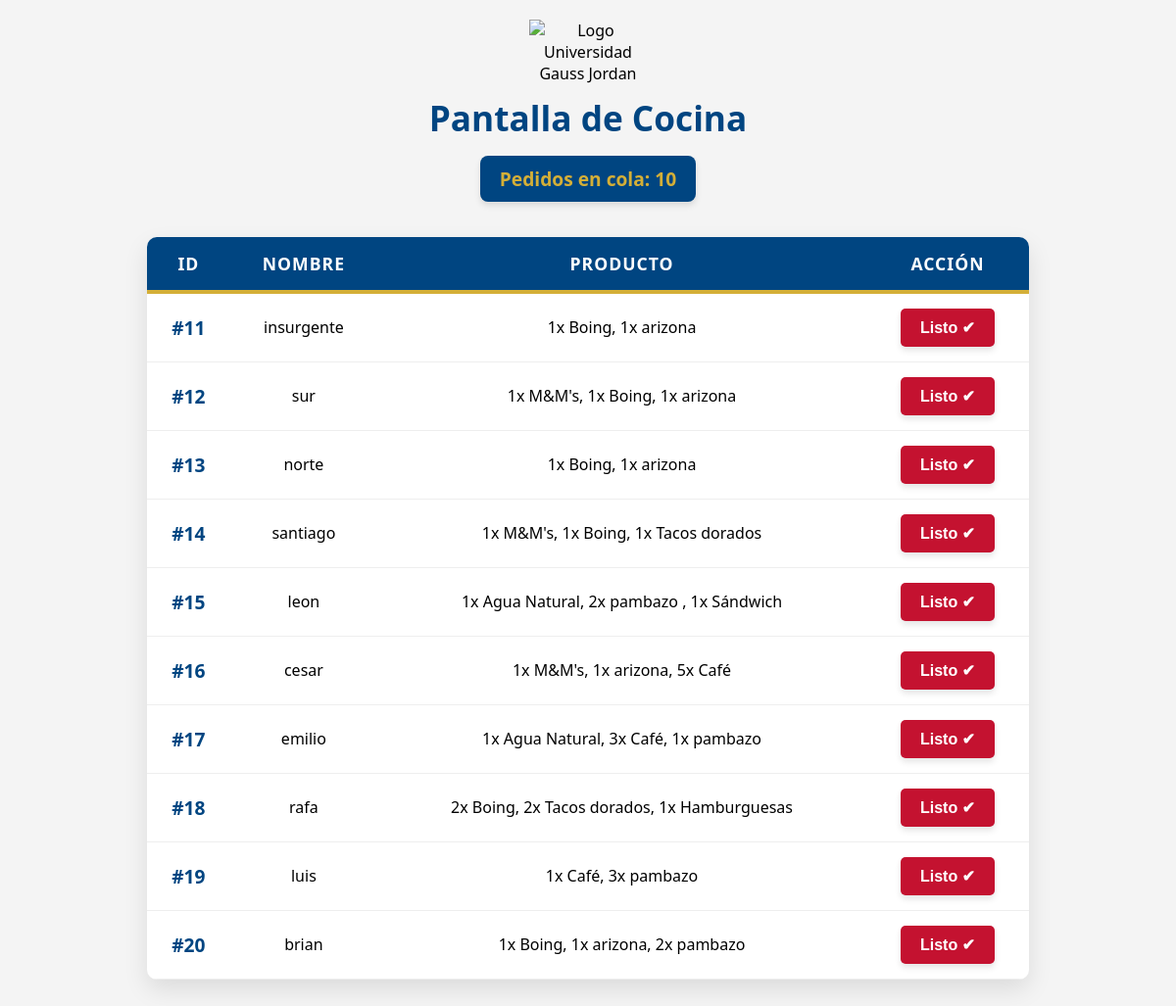
The page /cocina on the database its author committed.
### tables this page shows
CREATE TABLE Pedidos (
        id_pedido INTEGER PRIMARY KEY AUTOINCREMENT,
        nombre_cliente TEXT,
        producto TEXT,           
        fecha_pedido DATE,
        hora_pedido TIME,
        estado TEXT,
        metodo_pago TEXT,
        hora_pago TIME,
        total REAL,
        timestamp_listo TEXT   -- <--- NUEVA COLUMNA PARA EL CRONÓMETRO DE 5 MIN
    );

### rutas/cocina.py (the view)
@cocina_bp.route("/cocina")
def cocina():
    conexion = conectar_db()
    cursor = conexion.cursor()
    cursor.execute("SELECT id_pedido, nombre_cliente, producto FROM Pedidos WHERE estado='Pendiente' LIMIT 10")
    pedidos = cursor.fetchall()
    cantidad = len(pedidos)
    conexion.close()
    return render_template("cocina.html", pedidos=pedidos, cantidad=cantidad)

### db_manager.py (called while the page is built)
def conectar_db():
    return sqlite3.connect("database.db", check_same_thread=False)

### templates/cocina.html (shortened to what this page needs)
<!DOCTYPE html>
<html lang="es">
<head>
</head>
<body>
    <div class="header-cocina">
        <img src="https://gaussjordan.edu.mx/images/rrss/logo.webp" alt="Logo Universidad Gauss Jordan" class="logo">
        <h1>Pantalla de Cocina</h1>
        <h2>Pedidos en cola: {{ cantidad }}</h2>
    </div>
    <div class="tabla-contenedor">
    <table>
        <thead>
            <tr>
                <th>ID</th>
                <th>Nombre</th>
                <th>Producto</th>
                <th>Acción</th>
            </tr>
        </thead>
        <tbody id="cuerpo-tabla-cocina">
            {% for pedido in pedidos %}
            <tr>
                <td>#{{ pedido[0] }}</td>
                <td>{{ pedido[1] }}</td>
                <td>{{ pedido[2] }}</td>
                <td>
                    <form action="/pedido_listo/{{ pedido[0] }}" method="post">
                        <button type="submit">Listo ✔</button>
                    </form>
                </td>
            </tr>
            {% endfor %}
        </tbody>
    </table>
</div>
</body>
</html>

### templates/cocina.html (style rules this page uses)
body { font-family: 'Segoe UI', Tahoma, Geneva, Verdana, sans-serif; background-color: #f4f4f4; text-align: center; margin: 0; padding: 20px; }
.header-cocina { margin-bottom: 20px; }
.logo { max-width: 120px; margin-bottom: 10px; }
h1 { color: #004581; margin: 0; font-size: 2.2em; }
h2 { color: #D4AF37; background-color: #004581; display: inline-block; padding: 10px 20px; border-radius: 8px; margin-top: 15px; font-size: 1.2em; box-shadow: 0 4px 6px rgba(0,0,0,0.1); }
.tabla-contenedor { width: 80%; max-width: 900px; margin: 20px auto; background: white; border-radius: 10px; overflow: hidden; box-shadow: 0 10px 25px rgba(0,0,0,0.1); }
table { width: 100%; border-collapse: collapse; }
th, td { padding: 15px; text-align: center; }
th { background-color: #004581; color: white; font-size: 1.1em; text-transform: uppercase; letter-spacing: 1px; border-bottom: 4px solid #D4AF37; }
tr { border-bottom: 1px solid #eee; transition: background-color 0.2s; }
td:first-child { font-weight: bold; color: #004581; font-size: 1.2em; }
button { padding: 10px 20px; background-color: #C41230; color: white; border: none; border-radius: 5px; cursor: pointer; font-weight: bold; font-size: 1em; transition: transform 0.2s, background-color 0.3s; box-shadow: 0 4px 6px rgba(0,0,0,0.1); }
form { margin: 0; }

### rows shown on the page
Pedidos: id_pedido "11", nombre_cliente "insurgente", producto "1x Boing, 1x arizona"
Pedidos: id_pedido "12", nombre_cliente "sur", producto "1x M&M's, 1x Boing, 1x arizona"
Pedidos: id_pedido "13", nombre_cliente "norte", producto "1x Boing, 1x arizona"
Pedidos: id_pedido "14", nombre_cliente "santiago", producto "1x M&M's, 1x Boing, 1x Tacos dorados"
Pedidos: id_pedido "15", nombre_cliente "leon", producto "1x Agua Natural, 2x pambazo , 1x Sándwich"
Pedidos: id_pedido "16", nombre_cliente "cesar", producto "1x M&M's, 1x arizona, 5x Café"
Pedidos: id_pedido "17", nombre_cliente "emilio", producto "1x Agua Natural, 3x Café, 1x pambazo"
Pedidos: id_pedido "18", nombre_cliente "rafa", producto "2x Boing, 2x Tacos dorados, 1x Hamburguesas"
Pedidos: id_pedido "19", nombre_cliente "luis", producto "1x Café, 3x pambazo"
Pedidos: id_pedido "20", nombre_cliente "brian", producto "1x Boing, 1x arizona, 2x pambazo"

### other values the page prints
{{ cantidad }} "10"
